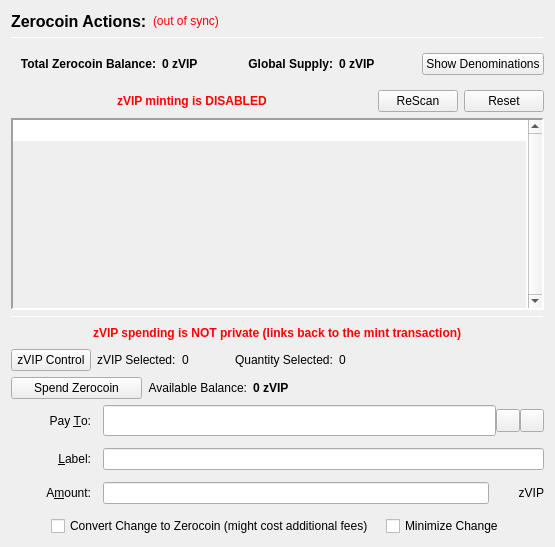
                  <widget class="QFrame" name="verticalFrameLeft">
                   <layout class="QVBoxLayout" name="verticalLayout_2">
                    <item>
                     <layout class="QVBoxLayout" name="verticalLayout_3">
                      <item>
                       <layout class="QHBoxLayout" name="horizontalLayout_3">
                        <item>
                         <widget class="QLabel" name="labelzVIPActions">
                          <property name="font">
                           <font>
                            <pointsize>12</pointsize>
                            <weight>75</weight>
                            <bold>true</bold>
                           </font>
                          </property>
                          <property name="text">
                           <string>Zerocoin Actions:</string>
                          </property>
                          <property name="alignment">
                           <set>Qt::AlignLeading|Qt::AlignLeft|Qt::AlignVCenter</set>
                          </property>
                         </widget>
                        </item>
                        <item>
                         <widget class="QLabel" name="labelzVIPSyncStatus">
                          <property name="toolTip">
                           <string>The displayed information may be out of date. Your wallet automatically synchronizes with the Limitless network after a connection is established, but this process has not completed yet.</string>
                          </property>
                          <property name="styleSheet">
                           <string notr="true">QLabel { color: red; }</string>
                          </property>
                          <property name="text">
                           <string notr="true">(out of sync)</string>
                          </property>
                          <property name="alignment">
                           <set>Qt::AlignLeading|Qt::AlignLeft|Qt::AlignVCenter</set>
                          </property>
                         </widget>
                        </item>
                        <item>
                         <spacer name="horizontalSpacer">
                          <property name="orientation">
                           <enum>Qt::Horizontal</enum>
                          </property>
                          <property name="sizeHint" stdset="0">
                           <size>
                            <width>40</width>
                            <height>20</height>
                           </size>
                          </property>
                         </spacer>
                        </item>
                       </layout>
                      </item>
                      <item>
                       <widget class="Line" name="lineUpperLeft">
                        <property name="minimumSize">
                         <size>
                          <width>0</width>
                          <height>1</height>
                         </size>
                        </property>
                        <property name="maximumSize">
                         <size>
                          <width>16777215</width>
                          <height>1</height>
                         </size>
                        </property>
                        <property name="frameShadow">
                         <enum>QFrame::Sunken</enum>
                        </property>
                        <property name="orientation">
                         <enum>Qt::Horizontal</enum>
                        </property>
                       </widget>
                      </item>
                      <item>
                       <widget class="QFrame" name="balanceSupplyFrame">
                        <layout class="QHBoxLayout" name="horizontalLayout_2" stretch="0,0,0,1,0">
                         <property name="rightMargin">
                          <number>0</number>
                         </property>
                         <item>
                          <layout class="QHBoxLayout" name="horizontalLayout_34">
                           <item>
                            <widget class="QLabel" name="labelzAvailableText_3">
                             <property name="font">
                              <font>
                               <weight>75</weight>
                               <bold>true</bold>
                              </font>
                             </property>
                             <property name="toolTip">
                              <string>Total Balance including unconfirmed and immature zVIP</string>
                             </property>
                             <property name="text">
                              <string>Total Zerocoin Balance:</string>
                             </property>
                             <property name="alignment">
                              <set>Qt::AlignRight|Qt::AlignTrailing|Qt::AlignVCenter</set>
                             </property>
                            </widget>
                           </item>
                           <item>
                            <widget class="QLabel" name="labelzAvailableAmount_4">
                             <property name="minimumSize">
                              <size>
                               <width>40</width>
                               <height>0</height>
                              </size>
                             </property>
                             <property name="font">
                              <font>
                               <weight>75</weight>
                               <bold>true</bold>
                              </font>
                             </property>
                             <property name="toolTip">
                              <string>Total Balance including unconfirmed and immature zVIP</string>
                             </property>
                             <property name="text">
                              <string>0 zVIP</string>
                             </property>
                             <property name="alignment">
                              <set>Qt::AlignLeading|Qt::AlignLeft|Qt::AlignVCenter</set>
                             </property>
                            </widget>
                           </item>
                          </layout>
                         </item>
                         <item>
                          <spacer name="horizontalSpacer_32">
                           <property name="orientation">
                            <enum>Qt::Horizontal</enum>
                           </property>
                           <property name="sizeHint" stdset="0">
                            <size>
                             <width>40</width>
                             <height>20</height>
                            </size>
                           </property>
                          </spacer>
                         </item>
                         <item>
                          <layout class="QHBoxLayout" name="horizontalLayout_35">
                           <item>
                            <widget class="QLabel" name="labelZsupplyText_2">
                             <property name="font">
                              <font>
                               <weight>75</weight>
                               <bold>true</bold>
                              </font>
                             </property>
                             <property name="text">
                              <string>Global Supply:</string>
                             </property>
                             <property name="alignment">
                              <set>Qt::AlignRight|Qt::AlignTrailing|Qt::AlignVCenter</set>
                             </property>
                            </widget>
                           </item>
                           <item>
                            <widget class="QLabel" name="labelZsupplyAmount_2">
                             <property name="font">
                              <font>
                               <weight>75</weight>
                               <bold>true</bold>
                              </font>
                             </property>
                             <property name="text">
                              <string>0 zVIP</string>
                             </property>
                            </widget>
                           </item>
                          </layout>
                         </item>
                         <item>
                          <spacer name="horizontalSpacer_31">
                           <property name="orientation">
                            <enum>Qt::Horizontal</enum>
                           </property>
                           <property name="sizeHint" stdset="0">
                            <size>
                             <width>40</width>
                             <height>20</height>
                            </size>
                           </property>
                          </spacer>
                         </item>
                         <item>
                          <widget class="QPushButton" name="pushButtonShowDenoms">
                           <property name="toolTip">
                            <string>Show zVIP denominations list</string>
                           </property>
                           <property name="text">
                            <string>Show Denominations</string>
                           </property>
                          </widget>
                         </item>
                        </layout>
                       </widget>
                      </item>
                      <item>
                       <layout class="QHBoxLayout" name="horizontalLayout_4">
                        <item>
                         <spacer name="horizontalSpacer_2">
                          <property name="orientation">
                           <enum>Qt::Horizontal</enum>
                          </property>
                          <property name="sizeHint" stdset="0">
                           <size>
                            <width>40</width>
                            <height>20</height>
                           </size>
                          </property>
                         </spacer>
                        </item>
                        <item>
                         <widget class="QLabel" name="label">
                          <property name="styleSheet">
                           <string notr="true">color: red;
font-weight: bold;</string>
                          </property>
                          <property name="text">
                           <string>zVIP minting is DISABLED</string>
                          </property>
                         </widget>
                        </item>
                        <item>
                         <spacer name="horizontalSpacer_3">
                          <property name="orientation">
                           <enum>Qt::Horizontal</enum>
                          </property>
                          <property name="sizeHint" stdset="0">
                           <size>
                            <width>40</width>
                            <height>20</height>
                           </size>
                          </property>
                         </spacer>
                        </item>
                        <item>
                         <widget class="QPushButton" name="pushButtonMintReset">
                          <property name="maximumSize">
                           <size>
                            <width>80</width>
                            <height>16777215</height>
                           </size>
                          </property>
                          <property name="toolTip">
                           <string>Rescan the complete blockchain for  Zerocoin mints and their meta-data.</string>
                          </property>
                          <property name="text">
                           <string>ReScan</string>
                          </property>
                         </widget>
                        </item>
                        <item>
                         <widget class="QPushButton" name="pushButtonSpentReset">
                          <property name="maximumSize">
                           <size>
                            <width>80</width>
                            <height>16777215</height>
                           </size>
                          </property>
                          <property name="toolTip">
                           <string>Reset Zerocoin Wallet DB. Deletes transactions that did not make it into the blockchain.</string>
                          </property>
                          <property name="text">
                           <string>Reset</string>
                          </property>
                         </widget>
                        </item>
                       </layout>
                      </item>
                      <item>
                       <widget class="QPlainTextEdit" name="TEMintStatus">
                        <property name="font">
                         <font>
                          <pointsize>8</pointsize>
                         </font>
                        </property>
                        <property name="toolTip">
                         <string>Status and/or Mesages from the last Mint Action.</string>
                        </property>
                        <property name="frameShape">
                         <enum>QFrame::Panel</enum>
                        </property>
                        <property name="frameShadow">
                         <enum>QFrame::Sunken</enum>
                        </property>
                        <property name="lineWidth">
                         <number>2</number>
                        </property>
                        <property name="midLineWidth">
                         <number>2</number>
                        </property>
                        <property name="verticalScrollBarPolicy">
                         <enum>Qt::ScrollBarAlwaysOn</enum>
                        </property>
                        <property name="horizontalScrollBarPolicy">
                         <enum>Qt::ScrollBarAlwaysOff</enum>
                        </property>
                        <property name="readOnly">
                         <bool>true</bool>
                        </property>
                        <property name="plainText">
                         <string notr="true"/>
                        </property>
                        <property name="backgroundVisible">
                         <bool>true</bool>
                        </property>
                       </widget>
                      </item>
                      <item>
                       <widget class="Line" name="line">
                        <property name="minimumSize">
                         <size>
                          <width>0</width>
                          <height>1</height>
                         </size>
                        </property>
                        <property name="maximumSize">
                         <size>
                          <width>16777215</width>
                          <height>1</height>
                         </size>
                        </property>
                        <property name="orientation">
                         <enum>Qt::Horizontal</enum>
                        </property>
                       </widget>
                      </item>
                      <item>
                       <layout class="QHBoxLayout" name="horizontalLayout_7">
                        <item>
                         <spacer name="horizontalSpacer_18">
                          <property name="orientation">
                           <enum>Qt::Horizontal</enum>
                          </property>
                          <property name="sizeHint" stdset="0">
                           <size>
                            <width>40</width>
                            <height>20</height>
                           </size>
                          </property>
                         </spacer>
                        </item>
                        <item>
                         <widget class="QLabel" name="label_2">
                          <property name="styleSheet">
                           <string notr="true">color: red;
font-weight: bold;</string>
                          </property>
                          <property name="text">
                           <string>zVIP spending is NOT private (links back to the mint transaction)</string>
                          </property>
                         </widget>
                        </item>
                        <item>
                         <spacer name="horizontalSpacer_30">
                          <property name="orientation">
                           <enum>Qt::Horizontal</enum>
                          </property>
                          <property name="sizeHint" stdset="0">
                           <size>
                            <width>40</width>
                            <height>20</height>
                           </size>
                          </property>
                         </spacer>
                        </item>
                       </layout>
                      </item>
                      <item>
                       <layout class="QHBoxLayout" name="horizontalLayout_24">
                        <property name="leftMargin">
                         <number>0</number>
                        </property>
                        <property name="bottomMargin">
                         <number>0</number>
                        </property>
                        <item>
                         <widget class="QPushButton" name="pushButtonZVipControl">
                          <property name="text">
                           <string>zVIP Control</string>
                          </property>
                         </widget>
                        </item>
                        <item>
                         <widget class="QLabel" name="labelzVipSelected">
                          <property name="text">
                           <string>zVIP Selected:</string>
                          </property>
                         </widget>
                        </item>
                        <item>
                         <widget class="QLabel" name="labelzVipSelected_int">
                          <property name="text">
                           <string>0</string>
                          </property>
                         </widget>
                        </item>
                        <item>
                         <spacer name="horizontalSpacer_17">
                          <property name="orientation">
                           <enum>Qt::Horizontal</enum>
                          </property>
                          <property name="sizeType">
                           <enum>QSizePolicy::Fixed</enum>
                          </property>
                          <property name="sizeHint" stdset="0">
                           <size>
                            <width>40</width>
                            <height>20</height>
                           </size>
                          </property>
                         </spacer>
                        </item>
                        <item>
                         <widget class="QLabel" name="labelQuantitySelected">
                          <property name="text">
                           <string>Quantity Selected:</string>
                          </property>
                         </widget>
                        </item>
                        <item>
                         <widget class="QLabel" name="labelQuantitySelected_int">
                          <property name="text">
                           <string>0</string>
                          </property>
                         </widget>
                        </item>
                        <item>
                         <spacer name="horizontalSpacer_19">
                          <property name="orientation">
                           <enum>Qt::Horizontal</enum>
                          </property>
                          <property name="sizeHint" stdset="0">
                           <size>
                            <width>40</width>
                            <height>20</height>
                           </size>
                          </property>
                         </spacer>
                        </item>
                       </layout>
                      </item>
                      <item>
                       <layout class="QHBoxLayout" name="horizontalLayout_6">
                        <item>
                         <widget class="QPushButton" name="pushButtonSpendzVIP">
                          <property name="minimumSize">
                           <size>
                            <width>131</width>
                            <height>0</height>
                           </size>
                          </property>
                          <property name="toolTip">
                           <string>Spend Zerocoin. Without 'Pay To:' address creates payments to yourself.</string>
                          </property>
                          <property name="text">
                           <string>Spend Zerocoin</string>
                          </property>
                         </widget>
                        </item>
                        <item>
                         <widget class="QLabel" name="labelzVIPBalanceText">
                          <property name="toolTip">
                           <string>Available (mature and spendable) zVIP for spending</string>
                          </property>
                          <property name="text">
                           <string>Available Balance:</string>
                          </property>
                          <property name="alignment">
                           <set>Qt::AlignRight|Qt::AlignTrailing|Qt::AlignVCenter</set>
                          </property>
                         </widget>
                        </item>
                        <item>
                         <widget class="QLabel" name="labelzAvailableAmount_2">
                          <property name="font">
                           <font>
                            <weight>75</weight>
                            <bold>true</bold>
                           </font>
                          </property>
                          <property name="toolTip">
                           <string>Available (mature and spendable) zVIP for spending

zVIP are mature when they have more than 20 confirmations AND more than 2 mints of the same denomination after them were minted</string>
                          </property>
                          <property name="text">
                           <string>0 zVIP</string>
                          </property>
                          <property name="alignment">
                           <set>Qt::AlignLeading|Qt::AlignLeft|Qt::AlignVCenter</set>
                          </property>
                         </widget>
                        </item>
                        <item>
                         <spacer name="horizontalSpacer_4">
                          <property name="orientation">
                           <enum>Qt::Horizontal</enum>
                          </property>
                          <property name="sizeHint" stdset="0">
                           <size>
                            <width>40</width>
                            <height>20</height>
                           </size>
                          </property>
                         </spacer>
                        </item>
                       </layout>
                      </item>
                      <item>
                       <layout class="QGridLayout" name="gridLayout_7">
                        <property name="spacing">
                         <number>12</number>
                        </property>
                        <item row="0" column="0">
                         <widget class="QLabel" name="payToLabel">
                          <property name="minimumSize">
                           <size>
                            <width>80</width>
                            <height>0</height>
                           </size>
                          </property>
                          <property name="text">
                           <string>Pay &amp;To:</string>
                          </property>
                          <property name="alignment">
                           <set>Qt::AlignRight|Qt::AlignTrailing|Qt::AlignVCenter</set>
                          </property>
                          <property name="buddy">
                           <cstring>payTo</cstring>
                          </property>
                         </widget>
                        </item>
                        <item row="0" column="1">
                         <layout class="QHBoxLayout" name="payToLayout">
                          <property name="spacing">
                           <number>0</number>
                          </property>
                          <item>
                           <widget class="QValidatedLineEdit" name="payTo">
                            <property name="enabled">
                             <bool>true</bool>
                            </property>
                            <property name="minimumSize">
                             <size>
                              <width>0</width>
                              <height>31</height>
                             </size>
                            </property>
                            <property name="toolTip">
                             <string>The VIP address to send the payment to. Creates local payment to yourself when empty.</string>
                            </property>
                           </widget>
                          </item>
                          <item>
                           <widget class="QToolButton" name="addressBookButton">
                            <property name="toolTip">
                             <string>Choose previously used address</string>
                            </property>
                            <property name="text">
                             <string/>
                            </property>
                            <property name="icon">
                             <iconset resource="../limitless.qrc">
                              <normaloff>:/icons/address-book</normaloff>:/icons/address-book</iconset>
                            </property>
                            <property name="shortcut">
                             <string>Alt+A</string>
                            </property>
                           </widget>
                          </item>
                          <item>
                           <widget class="QToolButton" name="pasteButton">
                            <property name="toolTip">
                             <string>Paste address from clipboard</string>
                            </property>
                            <property name="text">
                             <string/>
                            </property>
                            <property name="icon">
                             <iconset resource="../limitless.qrc">
                              <normaloff>:/icons/editpaste</normaloff>:/icons/editpaste</iconset>
                            </property>
                            <property name="shortcut">
                             <string>Alt+P</string>
                            </property>
                           </widget>
                          </item>
                         </layout>
                        </item>
                        <item row="1" column="0">
                         <widget class="QLabel" name="labelLabel">
                          <property name="minimumSize">
                           <size>
                            <width>80</width>
                            <height>0</height>
                           </size>
                          </property>
                          <property name="text">
                           <string>&amp;Label:</string>
                          </property>
                          <property name="alignment">
                           <set>Qt::AlignRight|Qt::AlignTrailing|Qt::AlignVCenter</set>
                          </property>
                          <property name="buddy">
                           <cstring>addAsLabel</cstring>
                          </property>
                         </widget>
                        </item>
                        <item row="1" column="1">
                         <widget class="QLineEdit" name="addAsLabel">
                          <property name="toolTip">
                           <string>Enter a label for this address to add it to the list of used addresses</string>
                          </property>
                         </widget>
                        </item>
                        <item row="2" column="0">
                         <widget class="QLabel" name="amountLabel">
                          <property name="minimumSize">
                           <size>
                            <width>80</width>
                            <height>0</height>
                           </size>
                          </property>
                          <property name="text">
                           <string>A&amp;mount:</string>
                          </property>
                          <property name="alignment">
                           <set>Qt::AlignRight|Qt::AlignTrailing|Qt::AlignVCenter</set>
                          </property>
                          <property name="buddy">
                           <cstring>zVIPpayAmount</cstring>
                          </property>
                         </widget>
                        </item>
                        <item row="2" column="1">
                         <layout class="QHBoxLayout" name="horizontalLayout_9">
                          <property name="spacing">
                           <number>0</number>
                          </property>
                          <item>
                           <widget class="QLineEdit" name="zVIPpayAmount"/>
                          </item>
                          <item>
                           <widget class="QLabel" name="labelzVIP">
                            <property name="minimumSize">
                             <size>
                              <width>55</width>
                              <height>0</height>
                             </size>
                            </property>
                            <property name="text">
                             <string>zVIP</string>
                            </property>
                            <property name="alignment">
                             <set>Qt::AlignRight|Qt::AlignTrailing|Qt::AlignVCenter</set>
                            </property>
                           </widget>
                          </item>
                         </layout>
                        </item>
                        <item row="3" column="0" colspan="2">
                         <layout class="QHBoxLayout" name="horizontalLayout_10">
                          <item>
                           <spacer name="horizontalSpacer_5">
                            <property name="orientation">
                             <enum>Qt::Horizontal</enum>
                            </property>
                            <property name="sizeHint" stdset="0">
                             <size>
                              <width>40</width>
                              <height>20</height>
                             </size>
                            </property>
                           </spacer>
                          </item>
                          <item>
                           <widget class="QCheckBox" name="checkBoxMintChange">
                            <property name="sizePolicy">
                             <sizepolicy hsizetype="MinimumExpanding" vsizetype="Fixed">
                              <horstretch>0</horstretch>
                              <verstretch>0</verstretch>
                             </sizepolicy>
                            </property>
                            <property name="layoutDirection">
                             <enum>Qt::LeftToRight</enum>
                            </property>
                            <property name="text">
                             <string>Convert Change to Zerocoin (might cost additional fees)</string>
                            </property>
                           </widget>
                          </item>
                          <item>
                           <widget class="QCheckBox" name="checkBoxMinimizeChange">
                            <property name="toolTip">
                             <string>If checked, the wallet tries to minimize the returning change instead of minimizing the number of spent denominations.</string>
                            </property>
                            <property name="text">
                             <string>Minimize Change</string>
                            </property>
                           </widget>
                          </item>
                          <item>
                           <spacer name="horizontalSpacer_6">
                            <property name="orientation">
                             <enum>Qt::Horizontal</enum>
                            </property>
                            <property name="sizeHint" stdset="0">
                             <size>
                              <width>40</width>
                              <height>20</height>
                             </size>
                            </property>
                           </spacer>
                          </item>
                         </layout>
                        </item>
                       </layout>
                      </item>
                     </layout>
                    </item>
                   </layout>
                  </widget>
